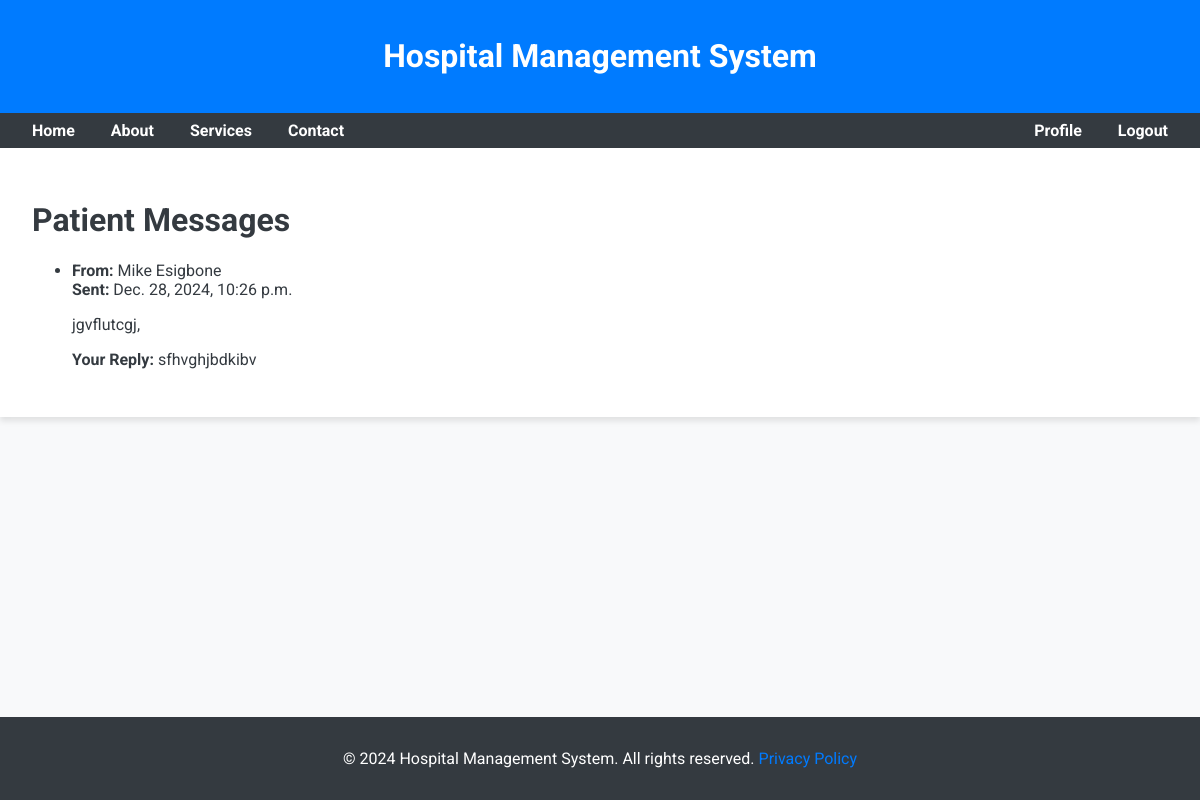
Page /patient/messages/ (signed in) on the committed database.
### staff/models.py (models this page shows, shortened)
class DoctorPatientMessage(models.Model):
    sender = models.ForeignKey(Staff, related_name='sent_patient_messages', on_delete=models.CASCADE)
    recipient = models.ForeignKey(Patient, related_name='received_messages', on_delete=models.CASCADE)
    message_content = models.TextField()
    sent_at = models.DateTimeField(auto_now_add=True)
    patient_reply = models.CharField(max_length=500, default='')
    def __str__(self):
        return f"Message from {self.sender.user.username} to {self.recipient} at {self.sent_at}"

class Staff(models.Model):
    ROLE_CHOICES = (
        ('doctor', 'Doctor'),
        ('nurse', 'Nurse'),
        ('admin', 'Administrator'),
    )
    user = models.OneToOneField(User, on_delete=models.CASCADE, related_name="staff_profile")
    role = models.CharField(max_length=20, choices=ROLE_CHOICES)
    specialty = models.CharField(max_length=100, blank=True, null=True)  # Only for doctors
    phone_number = models.CharField(max_length=15)
    profile_picture = models.ImageField(upload_to='profile_pics/', blank=True, null=True)

### patients/views.py (the view)
# urls.py: path('patient/messages/', views.patient_messages, name='patient_messages'),
@login_required
def patient_messages(request):
    messages = DoctorPatientMessage.objects.filter(recipient_id=request.user.Patient.id)
    if messages:
        print('message')
    else:
        print('crazy')
    for message in messages:
        print(message, 'jjjj')
    return render(request, 'patients/patient_messages.html', {'messages': messages})

### patients/models.py (called while the page is built)
    def __str__(self):
        return self.user.username

### Templates/patients/patient_messages.html (shortened to what this page needs)
{% extends 'patients/base.html' %}
{% block content %}
<html>
<body>
    <h1>Patient Messages</h1>
    {% if messages %}
        <ul>
            {% for message in messages %}
        <li>
            <strong>From:</strong> {{ message.sender.user.username }} <br>
            <strong>Sent:</strong> {{ message.sent_at }} <br>
            <p>{{ message.message_content }}</p>
            {% if message.patient_reply %}
                <strong>Your Reply:</strong> {{ message.patient_reply }}
            {% else %}
                <a href="{% url 'patients:view_message' message.id %}">Reply</a>
            {% endif %}
        </li>
    {% endfor %}
        </ul>
    {% else %}
        <p>You have no messages yet.</p>
    {% endif %}
</body>
</html>
{% endblock %}

### Templates/patients/base.html (style rules this page uses)
body { font-family: 'Roboto', sans-serif; margin: 0; padding: 0; background-color: #f8f9fa; color: #343a40; }

### rows in the picture
DoctorPatientMessage: sender.user.username "Mike Esigbone", sent_at "Dec. 28, 2024, 10:26 p.m.", message_content "jgvflutcgj,", patient_reply "sfhvghjbdkibv"

### other values in the picture
{{ year|default:2024 }} "2024"
